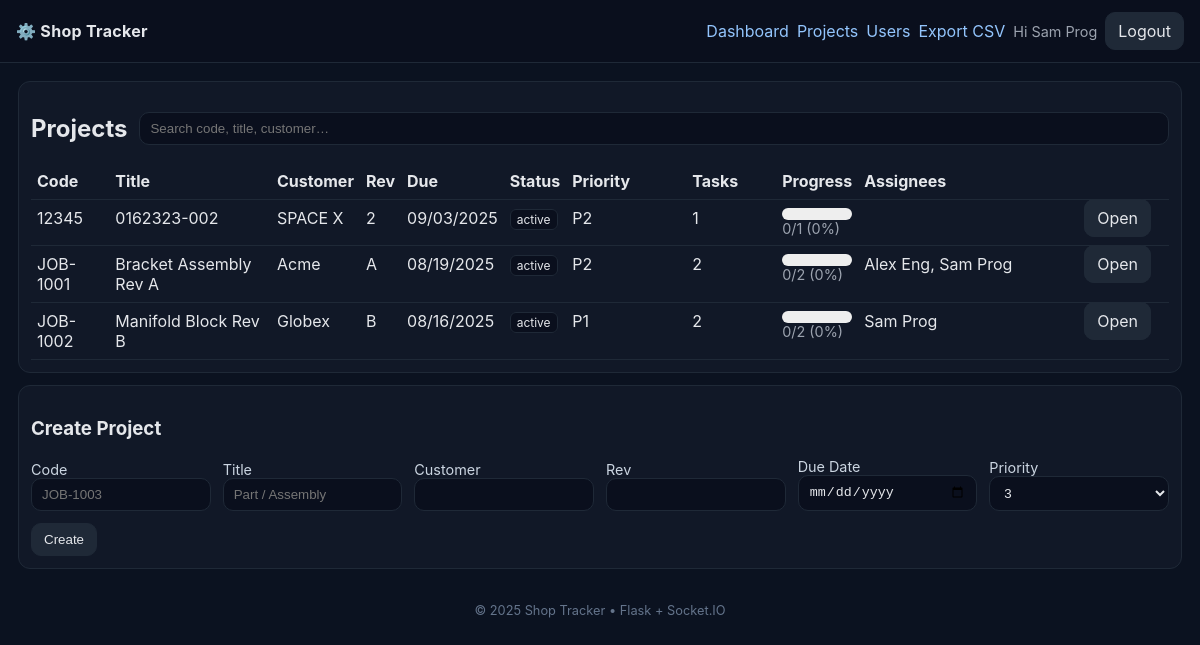
The app's page /projects (signed in) with its own data.
### models.py (models this page shows, shortened)
class User(db.Model):
    id = db.Column(db.Integer, primary_key=True)
    name = db.Column(db.String(120), nullable=False)
    email = db.Column(db.String(200), unique=True, nullable=False, index=True)
    role = db.Column(db.String(50), default="engineer")  # engineer, programmer, operator, manager, admin
    password_hash = db.Column(db.String(255), nullable=False)
    is_active = db.Column(db.Boolean, default=True)
    created_at = db.Column(db.DateTime, default=datetime.utcnow)
    @property
    def is_authenticated(self):
        return True

class Project(db.Model):
    id = db.Column(db.Integer, primary_key=True)
    code = db.Column(db.String(50), unique=True, nullable=False, index=True)
    title = db.Column(db.String(200), nullable=False)
    customer = db.Column(db.String(120))
    rev = db.Column(db.String(20))
    due_date = db.Column(db.Date)
    priority = db.Column(db.Integer, default=3)  # 1 hot .. 5 low
    status = db.Column(db.String(30), default="active")
    created_by = db.Column(db.Integer, db.ForeignKey('user.id'))
    created_at = db.Column(db.DateTime, default=datetime.utcnow)
    tasks = db.relationship('Task', backref='project', lazy=True, cascade="all, delete-orphan")

### app.py (the view, shortened to what this page needs)
    @app.route("/projects", methods=["GET", "POST"])
    @login_required
    def projects():
        items = Project.query.order_by(Project.created_at.desc()).all()
        return render_template("projects.html", projects=items)

### templates/projects.html (shortened to what this page needs)
{% extends "base.html" %}
{% block content %}
<div class="grid">
  <section class="card">
    <div class="flex" style="justify-content:space-between; align-items:center; gap:12px">
      <h2>Projects</h2>
      <input id="projSearch" class="input" placeholder="Search code, title, customer…" oninput="filterProjects()">
    </div>
    <table class="table" id="projectsTable">
      <thead>
        <tr>
          <th>Code</th>
          <th>Title</th>
          <th>Customer</th>
          <th>Rev</th>
          <th>Due</th>
          <th>Status</th>
          <th style="width:120px">Priority</th>
          <th style="width:90px">Tasks</th>
          <th>Progress</th>
          <th style="width:220px">Assignees</th>
          <th></th>
          <th></th>
        </tr>
      </thead>
      <tbody>
        {% for p in projects %}
        {% set ns = namespace(names=[], count=0) %}
        {% for t in p.tasks %}
          {% set ns.count = ns.count + 1 %}
          {% for a in t.assignments %}
            {% if a.user and a.user.name not in ns.names %}
              {% set _ = ns.names.append(a.user.name) %}
            {% endif %}
          {% endfor %}
        {% endfor %}
        <tr>
          <td data-k="code">{{ p.code }}</td>
          <td data-k="title">{{ p.title }}</td>
          <td data-k="customer">{{ p.customer }}</td>
          <td>{{ p.rev }}</td>
          <td>{% if p.due_date %}{{ p.due_date.strftime('%m/%d/%Y') }}{% endif %}</td>
          <td><span class="badge">{{ p.status or 'active' }}</span></td>
          <td>P{{ p.priority }}</td>
          <td>{{ ns.count }}</td>
          <td>
            {% set total = ns.count %}
            {% set done = 0 %}
            {% for t in p.tasks %}{% if t.state == 'done' %}{% set done = done + 1 %}{% endif %}{% endfor %}
            {% set pct = (done * 100 // total) if total else 0 %}
            <div class="bar" style="background:#eee; border-radius:999px; height:12px; overflow:hidden">
            </div>
            <div id="proj-txt-{{ p.id }}" class="help">{{ done }}/{{ total }} ({{ pct }}%)</div>
          </td>
          <td>{{ ns.names|join(', ') }}</td>
          <td><a class="btn" href="{{ url_for('project_detail', pid=p.id) }}">Open</a></td>
          <td>
          </td>
        </tr>
        {% else %}
        <tr><td colspan="12" class="help">No projects yet.</td></tr>
        {% endfor %}
      </tbody>
    </table>
  </section>
  <section class="card">
    <h3>Create Project</h3>
    <form method="post" class="row">
      <label>Code
        <input name="code" placeholder="JOB-1003" required>
      </label>
      <label>Title
        <input name="title" placeholder="Part / Assembly" required>
      </label>
      <label>Customer
        <input name="customer">
      </label>
      <label>Rev
        <input name="rev">
      </label>
      <label>Due Date
        <input name="due_date" type="date">
      </label>
      <label>Priority
        <select name="priority">
          <option value="3" selected>3</option>
        </select>
      </label>
      <div><button type="submit">Create</button></div>
    </form>
  </section>
</div>
{% endblock %}

### templates/base.html (shortened to what this page needs)
<!doctype html>
<html lang="en">
<head>
  <link rel="stylesheet" href="{{ url_for('static', filename='app.css') }}">
</head>
<body>
  <header class="topbar">
    <div class="brand">⚙️ Shop Tracker</div>
    <nav class="flex">
      <a href="{{ url_for('dashboard') }}">Dashboard</a>
      <a href="{{ url_for('projects') }}">Projects</a>
      <a href="{{ url_for('users') }}">Users</a>
      <a class="right" href="{{ url_for('export_tasks_csv') }}">Export CSV</a>
      <span class="right help">Hi {{ current_user.name }}</span>
      <a class="btn" href="{{ url_for('logout') }}">Logout</a>
    </nav>
  </header>
  <main class="container">
    {% block content %}{% endblock %}
  </main>
  <footer>© {{ 2025 }} Shop Tracker • Flask + Socket.IO</footer>
</body>
</html>

### static/app.css (style rules this page uses)
:root { --bg:#0b1220; --panel:#0f172a; --card:#111827; --muted:#9ca3af; --border:#1f2937; --text:#e5e7eb; }
* { box-sizing:border-box }
body { margin:0; font-family:Inter,system-ui,-apple-system,Segoe UI,Roboto,Arial,sans-serif; background:var(--bg); color:var(--text); }
a { color:#93c5fd; text-decoration:none }
header.topbar { display:flex; gap:12px; align-items:center; justify-content:space-between; padding:12px 16px; background:#0a0f1d; border-bottom:1px solid var(--border); position:sticky; top:0; z-index:10; }
.topbar .brand { font-weight:700; letter-spacing:.3px }
.container { box-sizing: border-box; margin-inline: auto; width: min(100%, 2000px); padding: clamp(8px, 1.5vw, 24px); }
button, .btn { background:#1f2937; border:1px solid var(--border); color:var(--text); padding:8px 12px; border-radius:10px; cursor:pointer }
input, select, textarea { background:#0a0f1d; border:1px solid var(--border); color:var(--text); padding:8px 10px; border-radius:10px; width:100% }
label { font-size:.9rem; color:#cbd5e1 }
form.row { display:grid; grid-template-columns:repeat(6,1fr); gap:12px; align-items:end }
.card { background:var(--card); border:1px solid var(--border); border-radius:12px; padding:12px }
.grid { display:grid; gap:12px }
.badge { font-size:.75rem; padding:2px 6px; border-radius:6px; border:1px solid var(--border); background:#0a0f1d }
.table { width:100%; border-collapse:collapse }
.table th,.table td { border-bottom:1px solid var(--border); padding:8px 6px; text-align:left; vertical-align:top }
.help { color:var(--muted); font-size:.9rem }
.flex { display:flex; gap:8px; align-items:center }
.right { margin-left:auto }
footer { color:#64748b; font-size:.8rem; padding:16px 0; text-align:center }
@media (min-width: 880px) { table.table th[style*="90px"], table.table td.priority-cell { width:90px } }

### records on screen
User: name "Sam Prog"
Project: code "12345", title "0162323-002", customer "SPACE X", rev "2", due_date "09/03/2025", status "active", priority "2", count "1", done "0", created_by "1", pct "0"
Project: code "JOB-1001", title "Bracket Assembly Rev A", customer "Acme", rev "A", due_date "08/19/2025", status "active", priority "2", count "2", done "0", pct "0", names "Alex Eng, Sam Prog"
Project: code "JOB-1002", title "Manifold Block Rev B", customer "Globex", rev "B", due_date "08/16/2025", status "active", priority "1", count "2", done "0", id "2", pct "0", names "Sam Prog"

### other values on screen
{{ 2025 }} "2025"
